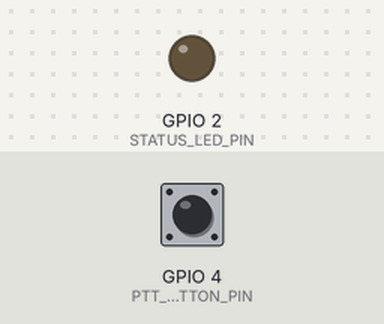
Recording of a sketch running on a simulated ESP32. On the bench: output pins drawn as LEDs (lit = HIGH). The test bench sets the inputs (shaded band); at power-on: GPIO 4 (PTT_BUTTON_PIN) HIGH. USB keyboard and mouse output is not drawn; what the sketch prints to the serial monitor is not drawn.

Above: at 1.2 s.
1.3 s: GPIO 4 (PTT_BUTTON_PIN) pulled LOW for 0.15 s
At 1.4 s:
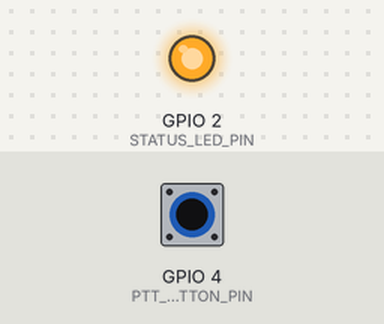
2.9 s: GPIO 4 (PTT_BUTTON_PIN) pulled LOW for 3.2 s
At 6.5 s:
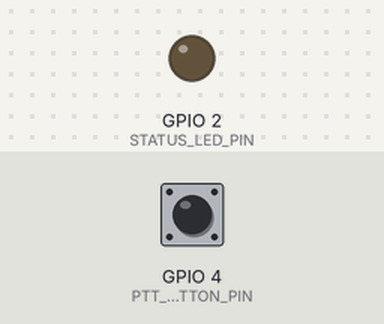
Timing chart, 0 to 8.0 s (numbered marks = the images above; inputs shaded):
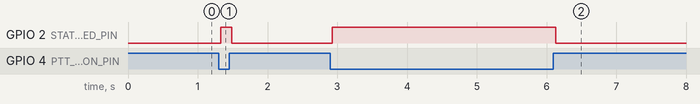

Measured:
- after the input at 1.3 s, GPIO 2 (STATUS_LED_PIN): LOW → HIGH at once, → LOW 0.16 s later
- after the input at 2.9 s, GPIO 2 (STATUS_LED_PIN): LOW → HIGH at once, → LOW 3.2 s later

The sketch:

nucode_ptt.ino
```cpp
/*
 * T4-2 핸즈프리 음성 온디바이스 전술 AI - 무선 전술 PTT 펌웨어
 * Target: NUCODE 무선 개발보드 (ESP32 호환)
 * Library: ESP32 BLE Keyboard (https://github.com/T-vK/ESP32-BLE-Keyboard)
 *
 * 동작 원리:
 * 1. 단말기(노트북/스마트폰)와 Bluetooth BLE HID 키보드로 자동 페어링
 * 2. 전술 버튼(GPIO 4)을 누르고 있는 동안(HOLD) -> 'Space' 키 DOWN 전송 & LED ON
 * 3. 버튼을 떼면(RELEASE) -> 'Space' 키 UP 전송 & LED OFF
 * 4. 바운싱 방지(Debounce) 및 저전력 대기 모드 구현
 */

#include <BleKeyboard.h>

// 핀 매핑 (NUCODE 보드 핀아웃에 맞게 조정 가능)
const int PTT_BUTTON_PIN = 4;   // 택트 스위치 입력 핀 (내부 풀업 사용)
const int STATUS_LED_PIN = 2;   // 상태 표시 LED 핀 (전송 중 점등)

// BLE 장치명 (전술 호출부호 형태로 노출)
BleKeyboard bleKeyboard("NUCODE-PTT-EAGLE1", "EDTH-D4D", 100);

// 디바운스 및 버튼 상태 변수
int lastButtonState = HIGH;
int currentButtonState = HIGH;
unsigned long lastDebounceTime = 0;
const unsigned long debounceDelay = 25; // 25ms 디바운스

void setup() {
  Serial.begin(115200);
  Serial.println("[NUCODE TACTICAL PTT] 초기화 시작...");

  // 핀 모드 설정
  pinMode(PTT_BUTTON_PIN, INPUT_PULLUP); // 스위치 누를 시 LOW로 떨어짐
  pinMode(STATUS_LED_PIN, OUTPUT);
  digitalWrite(STATUS_LED_PIN, LOW);

  // BLE 키보드 브로드캐스팅 시작
  bleKeyboard.begin();
  Serial.println("[NUCODE TACTICAL PTT] BLE HID 키보드 모드 대기 중 (장치명: NUCODE-PTT-EAGLE1)");
}

void loop() {
  // BLE 연결 상태 확인
  if (bleKeyboard.isConnected()) {
    int reading = digitalRead(PTT_BUTTON_PIN);

    // 버튼 입력 변화 감지 시 디바운스 타이머 갱신
    if (reading != lastButtonState) {
      lastDebounceTime = millis();
    }

    if ((millis() - lastDebounceTime) > debounceDelay) {
      // 버튼 상태가 실제로 확정된 경우
      if (reading != currentButtonState) {
        currentButtonState = reading;

        if (currentButtonState == LOW) {
          // [버튼 누름 - PTT ACTIVE]
          Serial.println("[PTT] >> 버튼 눌림 (HOLD): Space Key Press");
          digitalWrite(STATUS_LED_PIN, HIGH);
          bleKeyboard.press(' '); // 스페이스바 DOWN 유지
        } else {
          // [버튼 뗌 - PTT RELEASE]
          Serial.println("[PTT] << 버튼 뗌 (RELEASE): Space Key Release");
          digitalWrite(STATUS_LED_PIN, LOW);
          bleKeyboard.release(' '); // 스페이스바 UP 해제
        }
      }
    }

    lastButtonState = reading;
  } else {
    // 미연결 상태일 때 LED 느린 깜빡임 (페어링 대기 안내)
    unsigned long currentMillis = millis();
    if ((currentMillis / 500) % 2 == 0) {
      digitalWrite(STATUS_LED_PIN, HIGH);
    } else {
      digitalWrite(STATUS_LED_PIN, LOW);
    }
  }

  delay(5); // CPU 점유율 최적화
}
```
